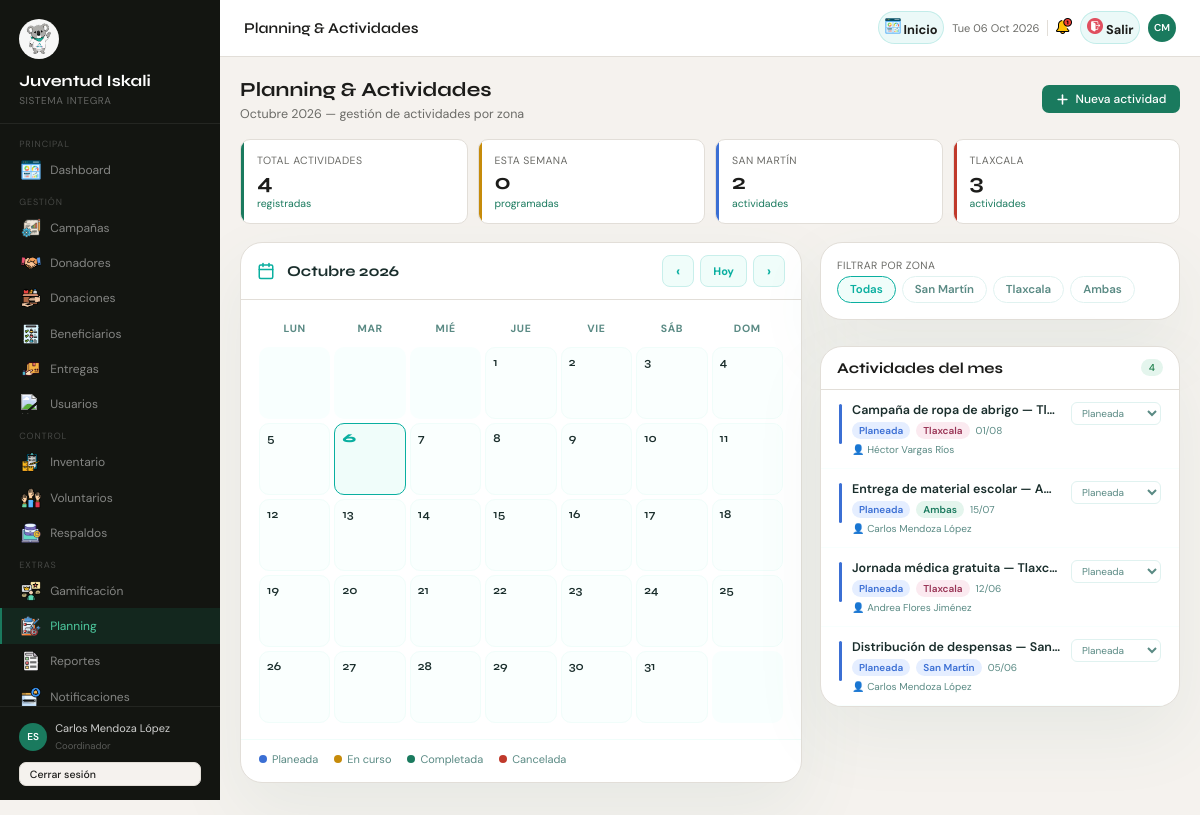
Page /index.php?pagina=planning (signed in) on the committed database.
### tables this page shows
CREATE TABLE actividades (
    id_actividad   INT          NOT NULL AUTO_INCREMENT,
    titulo         VARCHAR(150) NOT NULL,
    descripcion    TEXT,
    fecha_inicio   DATETIME     NOT NULL,
    fecha_fin      DATETIME     NOT NULL,
    zona           ENUM('san_martin','tlaxcala','ambas') NOT NULL DEFAULT 'ambas',
    estado         ENUM('planeada','en_curso','completada','cancelada')
                   NOT NULL DEFAULT 'planeada',
    id_responsable INT          NOT NULL,
    creado_en      TIMESTAMP    NOT NULL DEFAULT CURRENT_TIMESTAMP,
    PRIMARY KEY (id_actividad),
    CONSTRAINT chk_act_fechas CHECK (fecha_fin >= fecha_inicio)
);

CREATE TABLE usuarios (
    id_usuario             INT          NOT NULL AUTO_INCREMENT,
    id_rol                 INT          NOT NULL,
    nombre                 VARCHAR(100) NOT NULL,
    apellido               VARCHAR(100) NOT NULL,
    email                  VARCHAR(150) NOT NULL,
    contrasena_hash        VARCHAR(255) NOT NULL,
    activo                 BOOLEAN      NOT NULL DEFAULT TRUE,
    intentos_fallidos      INT          NOT NULL DEFAULT 0,
    fecha_bloqueo_temporal DATETIME,
    ultimo_acceso          DATETIME,
    created_at             DATETIME     NOT NULL DEFAULT CURRENT_TIMESTAMP,
    PRIMARY KEY (id_usuario),
    UNIQUE KEY uq_usuario_email (email)
);

### views/pages/PlanningView.php (the view, shortened to what the rows shown need)
<?php
require_once 'views/layouts/header.php';
$estadoMeta = [
  'planeada'   => ['label' => 'Planeada',   'color' => 'var(--blue)', 'bg' => '#E5EEFF', 'dot' => 'var(--blue)'],
  'en_curso'   => ['label' => 'En curso',   'color' => '#9A6A00', 'bg' => '#FEF5DC', 'dot' => 'var(--amber)'],
  'completada' => ['label' => 'Completada', 'color' => '#157A45', 'bg' => '#E4F5ED', 'dot' => 'var(--accent)'],
  'cancelada'  => ['label' => 'Cancelada',  'color' => 'var(--danger)', 'bg' => '#FDECEA', 'dot' => 'var(--danger)'],
];
$zonaMeta = [
  'san_martin' => ['label' => 'San Martín', 'color' => 'var(--blue)', 'bg' => '#E5EEFF'],
  'tlaxcala'   => ['label' => 'Tlaxcala',   'color' => 'var(--pink)', 'bg' => '#FBEAF0'],
  'ambas'      => ['label' => 'Ambas',       'color' => 'var(--accent)', 'bg' => '#E4F5ED'],
];
?>
<div style="display:flex;width:100%;">
  <div class="main">
    <div class="content">
      <div style="display:flex;align-items:center;justify-content:space-between;margin-bottom:1.1rem;flex-wrap:wrap;gap:12px;">
        <div>
          <h2 style="font-family:'Syne',sans-serif;font-size:20px;font-weight:700;color:var(--text);margin:0 0 4px;">
            Planning & Actividades
          </h2>
        </div>
      </div>
      <div style="display:grid;grid-template-columns:1fr 360px;gap:18px;align-items:start;">
        <div style="display:flex;flex-direction:column;gap:14px;">
          <div class="card" style="overflow:hidden;">
            <div style="max-height:420px;overflow-y:auto;">
              <?php if (empty($actividades)): ?>
                <div style="padding:32px;text-align:center;color:#5a8a84;font-size:13px;">
                  <svg width="36" height="36" viewBox="0 0 24 24" fill="none" stroke="#c8efeb" stroke-width="1.5" style="display:block;margin:0 auto 10px;"><rect x="3" y="4" width="18" height="18" rx="2"/><line x1="3" y1="10" x2="21" y2="10"/></svg>
                  Sin actividades registradas
                </div>
              <?php else: ?>
                <?php foreach($actividades as $act):
                  $em = $estadoMeta[$act['estado']] ?? $estadoMeta['planeada'];
                  $zm = $zonaMeta[$act['zona']] ?? $zonaMeta['ambas'];
                  $fi = date('d/m', strtotime($act['fecha_inicio']));
                  $ff = date('d/m', strtotime($act['fecha_fin']));
                ?>
                  <div style="padding:12px 18px;border-bottom:1px solid #f8fffe;transition:background .15s;"
                       onmouseover="this.style.background='#f8fffe'" onmouseout="this.style.background='#fff'">
                    <div style="display:flex;align-items:flex-start;gap:10px;">
                      <div style="width:3px;min-height:40px;border-radius:3px;background:<?= $em['dot'] ?>;flex-shrink:0;margin-top:2px;"></div>
                      <div style="flex:1;min-width:0;">
                        <div style="font-size:12.5px;font-weight:600;color:#1a2e2c;margin-bottom:4px;overflow:hidden;text-overflow:ellipsis;white-space:nowrap;">
                          <?= htmlspecialchars($act['titulo']) ?>
                        </div>
                        <div style="display:flex;align-items:center;gap:6px;flex-wrap:wrap;">
                          <span style="font-size:10px;font-weight:600;color:<?= $em['color'] ?>;background:<?= $em['bg'] ?>;padding:2px 7px;border-radius:99px;"><?= $em['label'] ?></span>
                          <span style="font-size:10px;font-weight:600;color:<?= $zm['color'] ?>;background:<?= $zm['bg'] ?>;padding:2px 7px;border-radius:99px;"><?= $zm['label'] ?></span>
                          <span style="font-size:10px;color:#5a8a84;"><?= $fi ?><?= $fi !== $ff ? " → {$ff}" : '' ?></span>
                        </div>
                        <?php if (!empty($act['nombre'])): ?>
                          <div style="font-size:10px;color:#5a8a84;margin-top:4px;">
                            👤 <?= htmlspecialchars($act['nombre'].' '.$act['apellido']) ?>
                          </div>
                        <?php endif; ?>
                      </div>
                      <select onchange="cambiarEstado(<?= (int)$act['id_actividad'] ?>, this.value)"
                              style="font-size:10px;border:1px solid #e0f2f0;border-radius:6px;padding:3px 6px;color:#5a8a84;background:#fff;cursor:pointer;max-width:90px;flex-shrink:0;">
                        <?php foreach($estadoMeta as $ek => $ev): ?>
                          <option value="<?= $ek ?>" <?= $act['estado']===$ek ? 'selected' : '' ?>><?= $ev['label'] ?></option>
                        <?php endforeach; ?>
                      </select>
                    </div>
                  </div>
                <?php endforeach; ?>
              <?php endif; ?>
            </div>
          </div>
        </div>
      </div>
    </div>
  </div>
</div>
<?php require_once 'views/layouts/footer.php';

### rows in the picture
actividades: titulo "Campaña de ropa de abrigo — Tl…", estado "Planeada", zona "Tlaxcala", fecha_inicio "01/08", id_responsable.apellido "Héctor Vargas Ríos", estado+id_actividad "Planeada"
actividades: titulo "Entrega de material escolar — A…", estado "Planeada", zona "Ambas", fecha_inicio "15/07", id_responsable.apellido "Carlos Mendoza López", estado+id_actividad "Planeada"
actividades: titulo "Jornada médica gratuita — Tlaxc…", estado "Planeada", zona "Tlaxcala", fecha_inicio "12/06", id_responsable.apellido "Andrea Flores Jiménez", estado+id_actividad "Planeada"
actividades: titulo "Distribución de despensas — San…", estado "Planeada", zona "San Martín", fecha_inicio "05/06", id_responsable.apellido "Carlos Mendoza López", estado+id_actividad "Planeada"

### other values in the picture
$_SESSION['usuario'] "Carlos Mendoza López"
$_SESSION['rol'] "Coordinador"
$titulo_pagina "Planning & Actividades"
$iniciales "CM"
$nombre_mes "Octubre"
$anio_actual "2026"
$kpis['total_actividades'] "4"
$kpis['actividades_semana'] "0"
$kpis['san_martin'] "2"
$kpis['tlaxcala'] "3"
$d "LUN"
$d "MAR"
$d "MIÉ"
$d "JUE"
$d "VIE"
